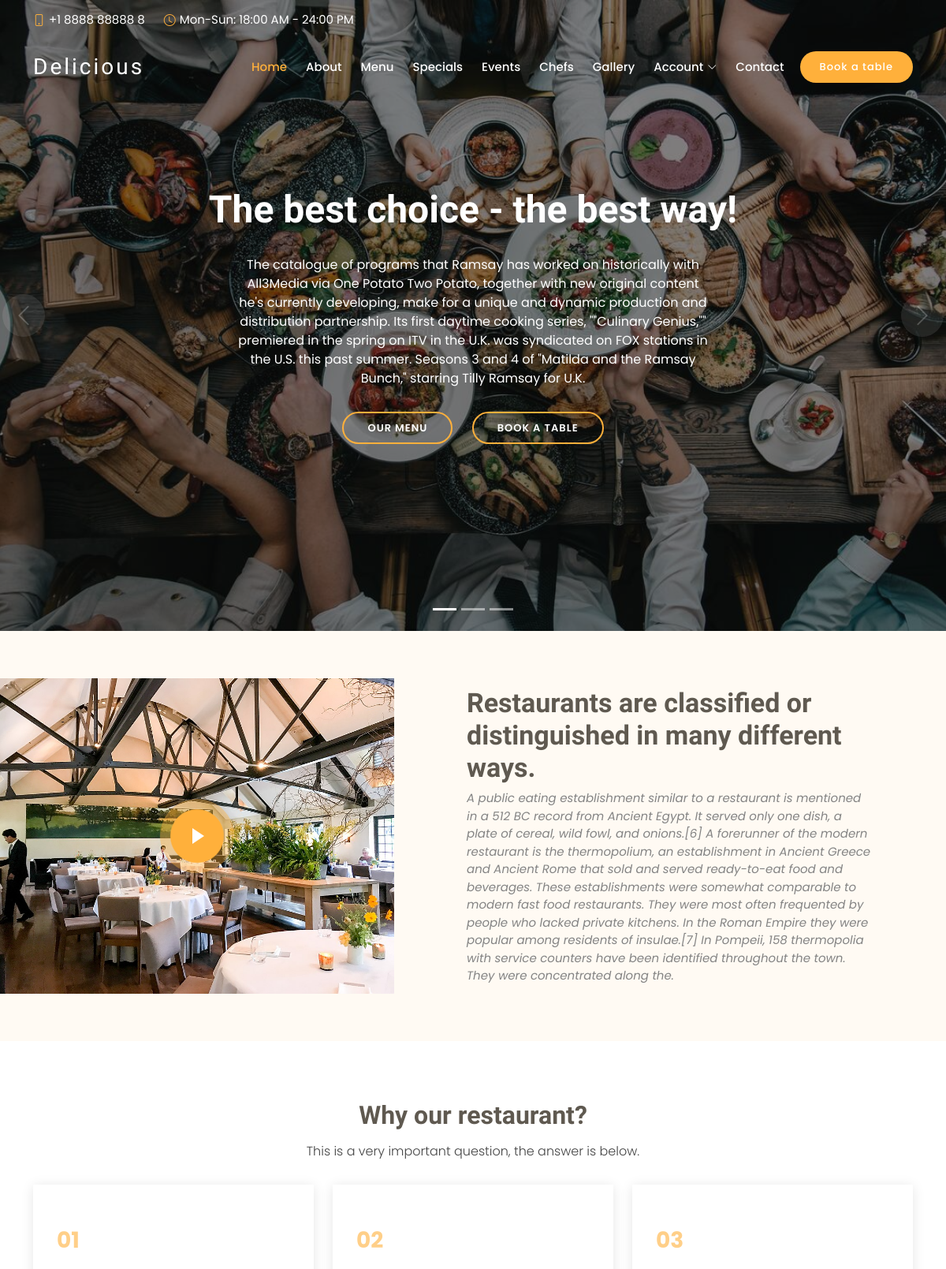
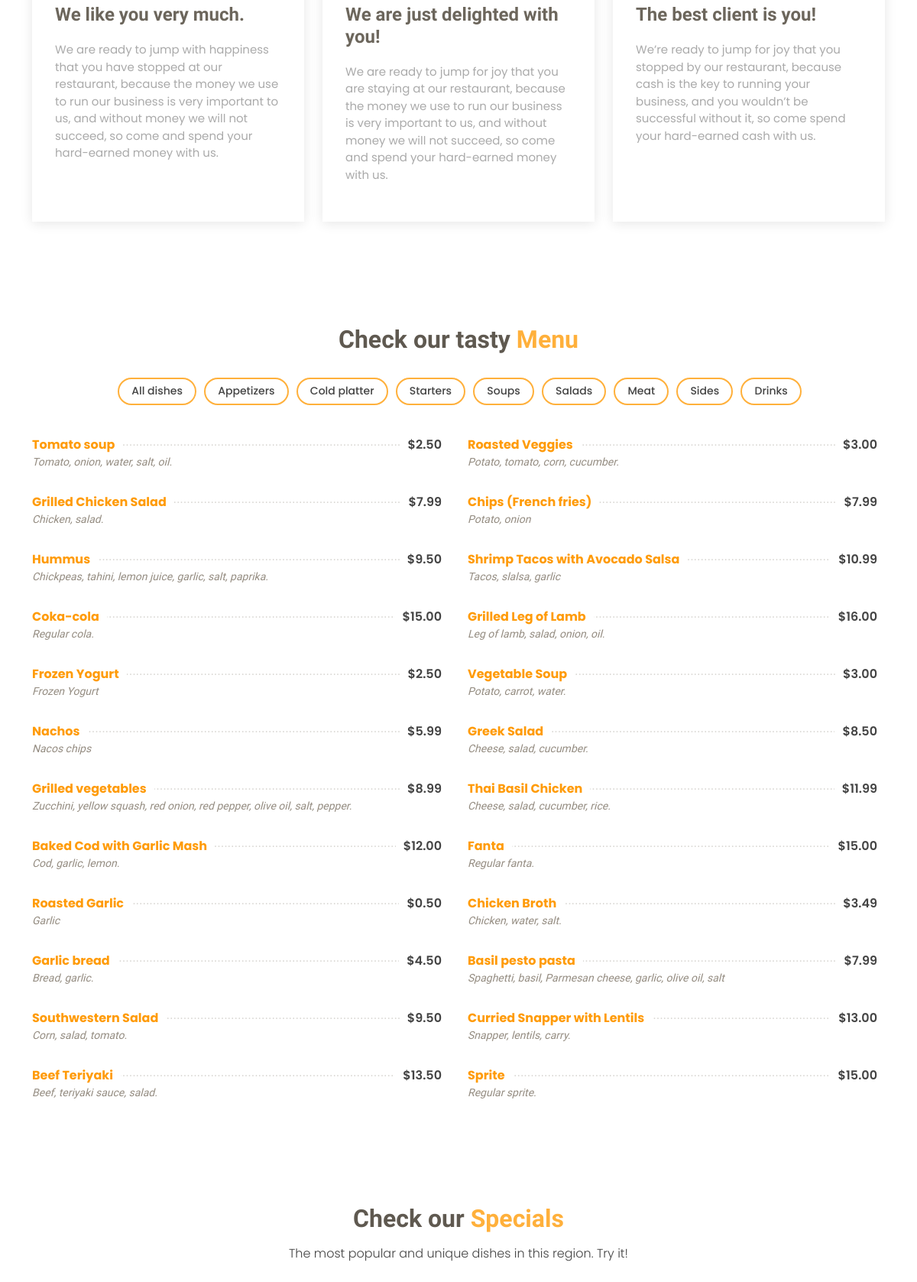
The page / (upper part) on the database its author committed (2 pictures, top to bottom).
### main_page/models.py (models this page shows, shortened)
class InformationInContactUs(models.Model):
    header = models.CharField(max_length=50)
    heading_text = HTMLField(max_length=250)
    location = HTMLField()
    open_hours = HTMLField()
    email = HTMLField()
    call = HTMLField()
    phone_for_top_bar = models.CharField(max_length=15)
    open_hours_for_top_bar = models.CharField(max_length=40)

class HeroSection(models.Model):
    def get_file_name(self, filename: str) -> str:
        ext_of_file = filename.strip().split('.')[-1]
        new_filename = f'{uuid.uuid4()}.{ext_of_file}'
        return os.path.join('hero/', new_filename)
    photo = models.ImageField(upload_to=get_file_name)
    title = models.CharField(max_length=100)
    description = models.TextField(max_length=500)

class AboutUs(models.Model):
    def get_file_name(self, filename: str) -> str:
        ext_of_file = filename.strip().split('.')[-1]
        new_filename = f'{uuid.uuid4()}.{ext_of_file}'
        return os.path.join('about_us/', new_filename)
    header = models.CharField(max_length=80, help_text='Header text.')
    heading_text = models.TextField(max_length=700, help_text='Heading text')
    font_photo = models.ImageField(upload_to=get_file_name)
    video_url = models.URLField(help_text='Enter here link to the video.')

class BlockOfInformation(models.Model):
    block_number = models.SmallIntegerField()
    block_title = models.TextField(max_length=50)
    block_text = models.TextField(max_length=255)

class Category(models.Model):
    name = models.CharField(unique=True, max_length=50, db_index=True)
    position = models.SmallIntegerField(unique=True)
    is_visible = models.BooleanField(default=True)
    class Meta:
        ordering = ('position', )

class Dishes(models.Model):
    def get_file_name(self, filename: str) -> str:
        ext_of_file = filename.strip().split('.')[-1]
        new_filename = f'{uuid.uuid4()}.{ext_of_file}'
        return os.path.join('dishes/', new_filename)
    name = models.CharField(unique=True, max_length=50, db_index=True)
    slug = models.SlugField(max_length=200, db_index=True)
    position = models.SmallIntegerField()
    price = models.DecimalField(max_digits=8, decimal_places=2)
    description = models.TextField(max_length=300, blank=True)
    ingredients = models.CharField(max_length=300)
    is_visible = models.BooleanField(default=True)
    special = models.BooleanField(default=False)
    photo = models.ImageField(upload_to=get_file_name, blank=True)
    category = models.ForeignKey(Category, on_delete=models.CASCADE)
    class Meta:
        ordering = ('position', 'price', )
        index_together = (('id', 'slug'), )

### main_page/views.py (the view, shortened to what this page needs)
# urls.py: path('', main_page)
def main_page(request):
    user_manager = request.user.groups.filter(name='manager').exists()
    user_auth = request.user.is_authenticated
    categories = Category.objects.filter(is_visible=True)
    dishes = Dishes.objects.filter(is_visible=True)
    specials = Dishes.objects.filter(special=True)
    about_us = AboutUs.objects.get()
    blocks_with_info = BlockOfInformation.objects.all()
    events = Events.objects.filter(event_date_and_time__gt=datetime.datetime.now())
    photo_in_gallery = PhotoToGallery.objects.all()
    crew_member = CrewMember.objects.all()
    testimonials = CustomerFeedback.objects.filter(is_visible=True).all()
    hero = HeroSection.objects.all()
    reservation = UserReservationForm()
    test = ThisIsForTest.objects.get()
    contact_us = ContactUsForm()
    information_in_contact_us = InformationInContactUs.objects.get()
    footer = Footer.objects.get()
    data = {
        'categories': categories,
        'dishes': dishes,
        'specials': specials,
        'about_us': about_us,
        'blocks_with_info': blocks_with_info,
        'events': events,
        'photo_in_gallery': photo_in_gallery,
        'crew_member': crew_member,
        'testimonials': testimonials,
        'hero': hero,
        'reservation_form': reservation,
        'test': test,
        'contact_us': contact_us,
        'information_in_contact_us': information_in_contact_us,
        'footer': footer,
        'user_manager': user_manager,
        'user_auth': user_auth
    }
    return render(request, 'main_page.html', context=data)

### main_page/templates/main_page.html (shortened to what this page needs)
{% extends 'index.html' %}
{% block content %}
    {% block hero %}
    {% include 'hero.html' %}
    {% endblock %}
    {% include 'about.html' %}
    {% include 'whu_us.html' %}
    {% include 'menu.html' %}
    {% include 'specials.html' %}
{% endblock %}

### templates/index.html (shortened to what this page needs)
{% load static %}
<!DOCTYPE html>
<html lang="en">
<head>
  <link href={% static "assets/vendor/animate.css/animate.min.css" %} rel="stylesheet">
  <link href={% static "assets/vendor/bootstrap/css/bootstrap.min.css" %} rel="stylesheet">
  <link href={% static "assets/vendor/bootstrap-icons/bootstrap-icons.css" %} rel="stylesheet">
  <link href={% static "assets/vendor/boxicons/css/boxicons.min.css" %} rel="stylesheet">
  <link href={% static "assets/vendor/glightbox/css/glightbox.min.css" %} rel="stylesheet">
  <link href={% static "assets/vendor/swiper/swiper-bundle.min.css" %} rel="stylesheet">
  <link href={% static "assets/css/style.css" %} rel="stylesheet">
</head>
<body>
  <section id="topbar" class="d-flex align-items-center fixed-top topbar-transparent">
    <div class="container-fluid container-xl d-flex align-items-center justify-content-center justify-content-lg-start">
      <i class="bi bi-phone d-flex align-items-center"><span>{{ information_in_contact_us.phone_for_top_bar }}</span></i>
      <i class="bi bi-clock ms-4 d-none d-lg-flex align-items-center"><span>{{ information_in_contact_us.open_hours_for_top_bar }}</span></i>
    </div>
  </section>
  <header id="header" class="fixed-top d-flex align-items-center header-transparent">
    <div class="container-fluid container-xl d-flex align-items-center justify-content-between">
      <div class="logo me-auto">
        <h1><a href="/">Delicious</a></h1>
      </div>
      <nav id="navbar" class="navbar order-last order-lg-0">
        <ul>
          <li><a class="nav-link scrollto active" href="/#hero">Home</a></li>
          <li><a class="nav-link scrollto" href="/#about">About</a></li>
          <li><a class="nav-link scrollto" href="/#menu">Menu</a></li>
          <li><a class="nav-link scrollto" href="/#specials">Specials</a></li>
          <li><a class="nav-link scrollto" href="/#events">Events</a></li>
          <li><a class="nav-link scrollto" href="/#chefs">Chefs</a></li>
          <li><a class="nav-link scrollto" href="/#gallery">Gallery</a></li>
          <li class="dropdown"><a href="#"><span>Account</span> <i class="bi bi-chevron-down"></i></a>
          </li>
          <li><a class="nav-link scrollto" href="/#contact">Contact</a></li>
        </ul>
      </nav>
      <a href="/#book-a-table" class="book-a-table-btn scrollto">Book a table</a>
    </div>
  </header>
  <main id="main">
      {% block content %}
      {% endblock %}
  </main>
</body>
</html>

### main_page/templates/hero.html (shortened to what this page needs)
  <section id="hero">
    <div class="hero-container">
      <div id="heroCarousel" data-bs-interval="5000" class="carousel slide carousel-fade" data-bs-ride="carousel">
        <ol class="carousel-indicators" id="hero-carousel-indicators"></ol>
        <div class="carousel-inner" role="listbox">
            {% for slide in hero %}
                {% if forloop.first %}
                  <div class="carousel-item active" style="background-image: url({{ slide.photo.url }});">
                    <div class="carousel-container">
                      <div class="carousel-content">
                        <h2 class="animate__animated animate__fadeInDown">{{ slide.title }}</h2>
                        <p class="animate__animated animate__fadeInUp">{{ slide.description }}</p>
                        <div>
                          <a href="#menu" class="btn-menu animate__animated animate__fadeInUp scrollto">Our Menu</a>
                          <a href="#book-a-table" class="btn-book animate__animated animate__fadeInUp scrollto">Book a Table</a>
                        </div>
                      </div>
                    </div>
                  </div>
                {% endif %}
            {% endfor %}
        </div>
        <a class="carousel-control-prev" href="#heroCarousel" role="button" data-bs-slide="prev">
          <span class="carousel-control-prev-icon bi bi-chevron-left" aria-hidden="true"></span>
        </a>
        <a class="carousel-control-next" href="#heroCarousel" role="button" data-bs-slide="next">
          <span class="carousel-control-next-icon bi bi-chevron-right" aria-hidden="true"></span>
        </a>
      </div>
    </div>
  </section>

### main_page/templates/about.html
    <section id="about" class="about">
      <div class="container-fluid">
        <div class="row">
          <div class="col-lg-5 align-items-stretch video-box" style='background-image: url("media/{{ about_us.font_photo }}");'>
            <a href="{{ about_us.video_url }}" class="venobox play-btn mb-4" data-vbtype="video" data-autoplay="true"></a>
          </div>
          <div class="col-lg-7 d-flex flex-column justify-content-center align-items-stretch">
            <div class="content">
              <h3><strong>{{ about_us.header }}</strong></h3>
              <p class="fst-italic">
                {{ about_us.heading_text }}
              </p>
            </div>
          </div>
        </div>
      </div>
    </section>

### main_page/templates/whu_us.html
    <section id="why-us" class="why-us">
      <div class="container">
        <div class="section-title">
          <h2>Why our restaurant?</h2>
          <p>This is a very important question, the answer is below.</p>
        </div>
        <div class="row">
          {% for block in blocks_with_info %}
              <div class="col-lg-4">
            <div class="box">
              <span>0{{ block.block_number }}</span>
              <h4>{{ block.block_title }}</h4>
              <p>{{ block.block_text }}</p>
            </div>
          </div>
          {% endfor %}
        </div>
      </div>
    </section>

### main_page/templates/menu.html
    <section id="menu" class="menu">
      <div class="container">
        <div class="section-title">
          <h2>Check our tasty <span>Menu</span></h2>
        </div>
        <div class="row">
          <div class="col-lg-12 d-flex justify-content-center">
            <ul id="menu-flters">
                <li data-filter="*" class="filter-All dishes">All dishes</li>
                {% for category in categories %}
                    <li data-filter=".filter-cat{{ category.pk }}">{{ category.name }}</li>
                {% endfor %}
            </ul>
          </div>
        </div>
        <div class="row menu-container">
            {% for dish in dishes %}
                <div class="col-lg-6 menu-item filter-cat{{ dish.category.pk}}">
                    <div class="menu-content">
                      <a href="#">{{ dish.name }}</a><span>${{ dish.price }}</span>
                    </div>
                    <div class="menu-ingredients">
                      {{ dish.ingredients }}
                    </div>
          </div>
            {% endfor %}
        </div>
      </div>
    </section>

### main_page/templates/specials.html (shortened to what this page needs)
    <section id="specials" class="specials">
      <div class="container">
        <div class="section-title">
          <h2>Check our <span>Specials</span></h2>
          <p>The most popular and unique dishes in this region. Try it!</p>
        </div>
      </div>
    </section>

### rows shown on the page
InformationInContactUs: phone_for_top_bar "+1 8888 88888 8", open_hours_for_top_bar "Mon-Sun: 18:00 AM - 24:00 PM"
HeroSection: photo (picture), title "The best choice - the best way!", description "The catalogue of programs that Ramsay has worked on historically with All3Media via One Potato Two Potato, together with new original content he's currently developing, make for a unique and dynamic production and distribution partnership. Its first daytime cooking series, \"\"Culinary Genius,\"\" premiered in the spring on ITV in the U.K. was syndicated on FOX stations in the U.S. this past summer. Seasons 3 and 4 of \"Matilda and the Ramsay Bunch,\" starring Tilly Ramsay for U.K."
AboutUs: font_photo (picture), header "Restaurants are classified or distinguished in many different ways.", heading_text "A public eating establishment similar to a restaurant is mentioned in a 512 BC record from Ancient Egypt. It served only one dish, a plate of cereal, wild fowl, and onions.[6] A forerunner of the modern restaurant is the thermopolium, an establishment in Ancient Greece and Ancient Rome that sold and served ready-to-eat food and beverages. These establishments were somewhat comparable to modern fast food restaurants. They were most often frequented by people who lacked private kitchens. In the Roman Empire they were popular among residents of insulae.[7] In Pompeii, 158 thermopolia with service counters have been identified throughout the town. They were concentrated along the."
BlockOfInformation: block_number "1", block_title "We like you very much.", block_text "We are ready to jump with happiness that you have stopped at our restaurant, because the money we use to run our business is very important to us, and without money we will not succeed, so come and spend your hard-earned money with us."
BlockOfInformation: block_number "2", block_title "We are just delighted with you!", block_text "We are ready to jump for joy that you are staying at our restaurant, because the money we use to run our business is very important to us, and without money we will not succeed, so come and spend your hard-earned money with us."
BlockOfInformation: block_number "3", block_title "The best client is you!", block_text "We’re ready to jump for joy that you stopped by our restaurant, because cash is the key to running your business, and you wouldn’t be successful without it, so come spend your hard-earned cash with us."
Category: name "Appetizers"
Category: name "Cold platter"
Category: name "Starters"
Category: name "Soups"
Category: name "Salads"
Category: name "Meat"
Category: name "Sides"
Category: name "Drinks"
Dishes: name "Tomato soup", price "2.50", ingredients "Tomato, onion, water, salt, oil."
Dishes: name "Roasted Veggies", price "3.00", ingredients "Potato, tomato, corn, cucumber."
Dishes: name "Grilled Chicken Salad", price "7.99", ingredients "Chicken, salad."
Dishes: name "Chips (French fries)", price "7.99", ingredients "Potato, onion"
Dishes: name "Hummus", price "9.50", ingredients "Chickpeas, tahini, lemon juice, garlic, salt, paprika."
Dishes: name "Shrimp Tacos with Avocado Salsa", price "10.99", ingredients "Tacos, slalsa, garlic"
Dishes: name "Coka-cola", price "15.00", ingredients "Regular cola."
Dishes: name "Grilled Leg of Lamb", price "16.00", ingredients "Leg of lamb, salad, onion, oil."
Dishes: name "Frozen Yogurt", price "2.50", ingredients "Frozen Yogurt"
Dishes: name "Vegetable Soup", price "3.00", ingredients "Potato, carrot, water."
Dishes: name "Nachos", price "5.99", ingredients "Nacos chips"
Dishes: name "Greek Salad", price "8.50", ingredients "Cheese, salad, cucumber."
Dishes: name "Grilled vegetables", price "8.99", ingredients "Zucchini, yellow squash, red onion, red pepper, olive oil, salt, pepper."
Dishes: name "Thai Basil Chicken", price "11.99", ingredients "Cheese, salad, cucumber, rice."
Dishes: name "Baked Cod with Garlic Mash", price "12.00", ingredients "Cod, garlic, lemon."
Dishes: name "Fanta", price "15.00", ingredients "Regular fanta."
Dishes: name "Roasted Garlic", price "0.50", ingredients "Garlic"
Dishes: name "Chicken Broth", price "3.49", ingredients "Chicken, water, salt."
Dishes: name "Garlic bread", price "4.50", ingredients "Bread, garlic."
Dishes: name "Basil pesto pasta", price "7.99", ingredients "Spaghetti, basil, Parmesan cheese, garlic, olive oil, salt"
Dishes: name "Southwestern Salad", price "9.50", ingredients "Corn, salad, tomato."
Dishes: name "Curried Snapper with Lentils", price "13.00", ingredients "Snapper, lentils, carry."
Dishes: name "Beef Teriyaki", price "13.50", ingredients "Beef, teriyaki sauce, salad."
Dishes: name "Sprite", price "15.00", ingredients "Regular sprite."
